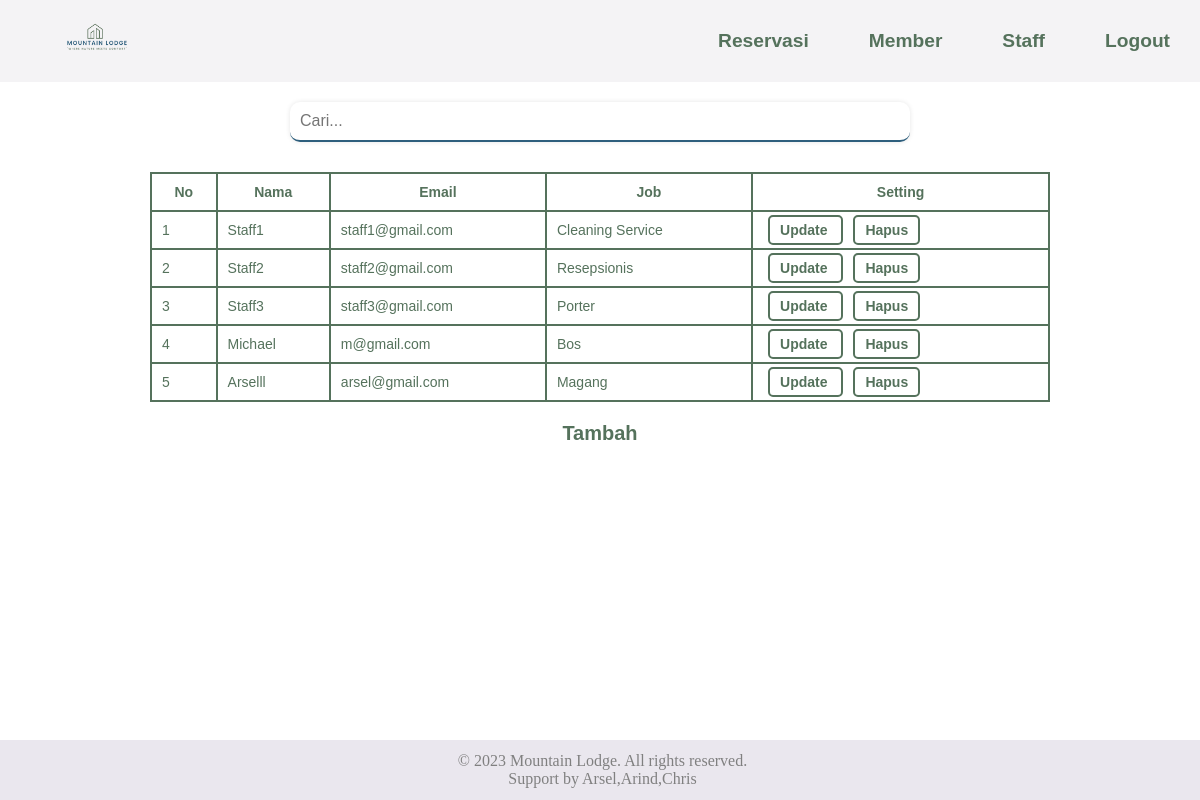
The app's page /admin/cekstaff.php (signed in) with its own data.
### tables this page shows
CREATE TABLE `staff` (
  `id_staff` int(11) NOT NULL,
  `nama_staff` varchar(50) NOT NULL,
  `email` varchar(50) NOT NULL,
  `job` varchar(30) NOT NULL,
  `password` varchar(20) NOT NULL
);

### admin/cekstaff.php (the view, shortened to what this page needs)
<?php
require "../koneksi.php";
$query = "SELECT * FROM staff";
$result = mysqli_query($conn, $query);
?>
<!DOCTYPE html>
<html lang="en">
<head>
    <link rel="stylesheet" href="../css/style.css">
    <link rel="stylesheet" href="../css/beranda-justify.css">
</head>
<body>
    <nav>
        <div class="logo">
            <a href="berandaadmin.php">
                <img src="../img/1.png" width="20%">
            </a>
        </div>
        <div class="right-links">
            <a href="reservasi.php">Reservasi</a>
            <a href="cekmember.php">Member</a>
            <a href="cekstaff.php">Staff</a>
            <a href="../portal/logout.php">Logout</a>
        </div>
    </nav>
    <main>
        <div class="search-container">
            <input type="text" id="search-input" placeholder="Cari...">
        </div>
        <div class="table-container">
            <table>
                <tr>
                    <th>No</th>
                    <th>Nama</th>
                    <th>Email</th>
                    <th>Job</th>
                    <th>Setting</th>
                </tr>
                <?php
                $i = 1;
                while ($row = mysqli_fetch_assoc($result)) {
                    ?>
                    <tr>
                        <td>
                            <?php echo $i ?>
                        </td>
                        <td>
                            <?php echo $row["nama_staff"] ?>
                        </td>
                        <td>
                            <?php echo $row["email"] ?>
                        </td>
                        <td>
                            <?php echo $row["job"] ?>
                        </td>
                        <td class="crud">
                                <a class="update" href="updatestaff.php?id=<?php echo $row["id_staff"] ?>"><span>Update
                                </span></a>
                                <a class="delete" href="hapusstaff.php?id=<?php echo $row["id_staff"] ?>"><span>Hapus</span></a>
                        </td>
                    </tr>
                    <?php $i++; ?>
                <?php } ?>
            </table>
        </div>
        <div class="tambah">
            <p><a href="tambahstaff.php">Tambah</a></p>
        </div>
    </main>
    <footer>
        <div class='container-footer'>
            <p>
                &copy; 2023 Mountain Lodge. All rights reserved.
            </p>
            <p>
                Support by Arsel,Arind,Chris
            </p>
        </div>
    </footer>
</body>
</html>

### css/style.css (style rules this page uses)
* { margin: 0; }
nav { background-color: #f4f3f5; color: #f6f0eb; font-family: sans-serif; display: flex; justify-content: space-between; align-items: center; padding: 10px; }
nav a { padding: 20px; text-decoration: none; color: #55725c; font-size: larger; font-weight: bold; padding-right: 20px; white-space: nowrap; }
.logo img { max-width: 100%; }
.right-links { display: flex; align-items: center; }
.right-links a { margin-left: 20px; }
body { position: relative; }
footer { color: grey; position: absolute; right: 0; left: 0; text-align: center; height: 60px; background: #eae7ee; display: flex; bottom: 0; }
.container-footer { margin: auto; }
footer p { padding-left: 5px; }
main { align-items: center; padding-bottom: 60px; }
.table-container { margin: 0 auto; width: 75%; padding: auto; }
table { width: 100%; border-collapse: collapse; border-spacing: 0; background-color: #fff; color: #55725c; font-size: 14px; font-family: "Poppins", sans-serif; margin-bottom: 20px; }
th, td { padding: 10px; border: 2px solid #55725c; }
td a { text-decoration: none; color: #55725c; font-family: "Poppins", sans-serif; font-weight: bold; }
.tambah { font-family: "Poppins", sans-serif; text-align: center; padding-top: 0; font-weight: bold; }
.tambah a { text-decoration: none; color: #55725c; font-size: 20px; }
input[type="text"], input[type="email"], input[type="password"], input[type="date"], input[type="number"], select { width: 100%; align-items: center; padding: 10px 0px 10px 10px; border: none; border-radius: 10px; box-shadow: 0px 0px 5px rgba(0, 0, 0, 0.1); }
.search-container { display: flex; flex-direction: row; align-items: center; margin-bottom: 10px; }
.search-container input[type="text"] { padding: 10px; border: none; border-bottom: 2px solid #2e5f7d; font-size: 16px; width: 50%; margin: 20px auto; }
.crud span { border: 2px solid #55725c; padding: 5px 10px; border-radius: 5px; margin: 5px; }

### css/beranda-justify.css (style rules this page uses)
body { height:100vh; }

### records on screen
staff: nama_staff "Staff1", email "staff1@gmail.com", job "Cleaning Service"
staff: nama_staff "Staff2", email "staff2@gmail.com", job "Resepsionis"
staff: nama_staff "Staff3", email "staff3@gmail.com", job "Porter"
staff: nama_staff "Michael", email "m@gmail.com", job "Bos"
staff: nama_staff "Arselll", email "arsel@gmail.com", job "Magang"
